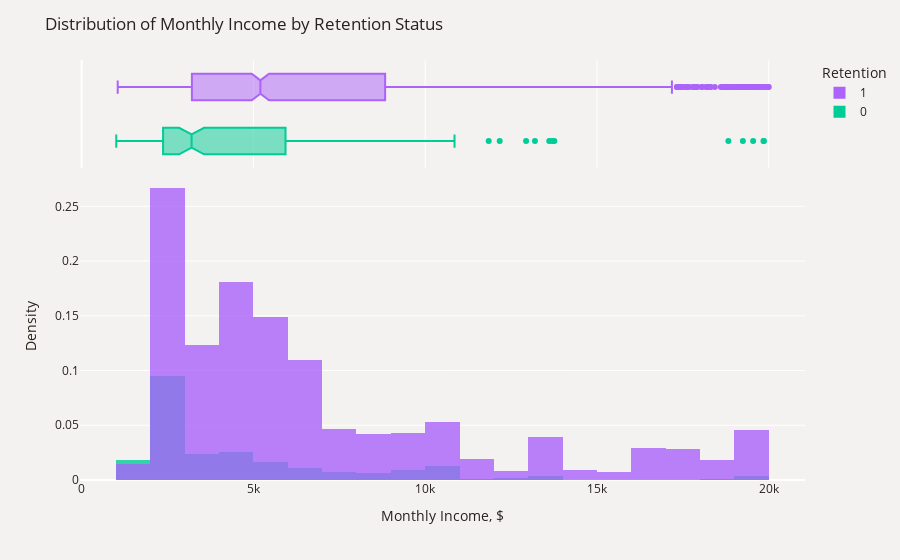

The code cell stored with this chart in its notebook:
### Code cell
plot_df=data.sort_values(by="Retention")
fig=px.histogram(plot_df, x='MonthlyIncome', color='Retention', 
                 opacity=0.8, histnorm='density', barmode='overlay', marginal='box',
                 color_discrete_map={'Yes': '#B9C0C9','No': '#CDBBA7'})
fig.update_layout(title_text='Distribution of Monthly Income by Retention Status',
                  xaxis_title='Monthly Income, $', yaxis_title='Density',font_color='#28221D',
                  paper_bgcolor='#F4F2F0', plot_bgcolor='#F4F2F0', legend_traceorder='reversed')
fig.show()

### Figure 1 — Plotly figure (JSON) as saved in the notebook; plotly's stock layout.template omitted (floating-point values rounded to 4 significant figures; data arrays with more than 128 entries replaced by an {"elided": "..."} marker saying what was removed)
{"data": [{"alignmentgroup": "True", "bingroup": "x", "histnorm": "density", "hovertemplate": "Retention=0<br>MonthlyIncome=%{x}<br>density=%{y}<extra></extra>", "legendgroup": "0", "marker": {"color": "#00cc96", "opacity": 0.8, "pattern": {"shape": ""}}, "name": "0", "offsetgroup": "0", "orientation": "v", "showlegend": true, "type": "histogram", "x": {"elided": "237 int values"}, "xaxis": "x", "yaxis": "y"}, {"alignmentgroup": "True", "hovertemplate": "Retention=0<br>MonthlyIncome=%{x}<extra></extra>", "legendgroup": "0", "marker": {"color": "#00cc96"}, "name": "0", "notched": true, "offsetgroup": "0", "showlegend": false, "type": "box", "x": {"elided": "237 int values"}, "xaxis": "x2", "yaxis": "y2"}, {"alignmentgroup": "True", "bingroup": "x", "histnorm": "density", "hovertemplate": "Retention=1<br>MonthlyIncome=%{x}<br>density=%{y}<extra></extra>", "legendgroup": "1", "marker": {"color": "#ab63fa", "opacity": 0.8, "pattern": {"shape": ""}}, "name": "1", "offsetgroup": "1", "orientation": "v", "showlegend": true, "type": "histogram", "x": {"elided": "1233 int values"}, "xaxis": "x", "yaxis": "y"}, {"alignmentgroup": "True", "hovertemplate": "Retention=1<br>MonthlyIncome=%{x}<extra></extra>", "legendgroup": "1", "marker": {"color": "#ab63fa"}, "name": "1", "notched": true, "offsetgroup": "1", "showlegend": false, "type": "box", "x": {"elided": "1233 int values"}, "xaxis": "x2", "yaxis": "y2"}], "layout": {"barmode": "overlay", "font": {"color": "#28221D"}, "legend": {"title": {"text": "Retention"}, "tracegroupgap": 0, "traceorder": "reversed"}, "margin": {"t": 60}, "paper_bgcolor": "#F4F2F0", "plot_bgcolor": "#F4F2F0", "title": {"text": "Distribution of Monthly Income by Retention Status"}, "xaxis": {"anchor": "y", "domain": [0.0, 1.0], "title": {"text": "Monthly Income, $"}}, "xaxis2": {"anchor": "y2", "domain": [0.0, 1.0], "matches": "x", "showgrid": true, "showticklabels": false}, "yaxis": {"anchor": "x", "domain": [0.0, 0.7326], "title": {"text": "Density"}}, "yaxis2": {"anchor": "x2", "domain": [0.7426, 1.0], "matches": "y2", "showgrid": false, "showline": false, "showticklabels": false, "ticks": ""}}}
